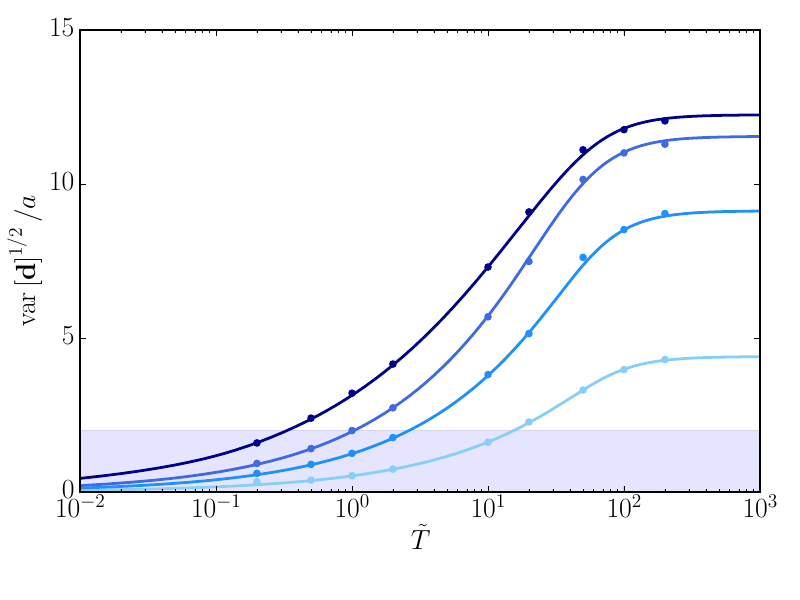

Write the Python code that produced this figure.
import numpy as np
import matplotlib.pyplot as plt
import matplotlib.colors as colors
import matplotlib.colorbar as colorbar
import matplotlib.cm as cmx
from theory import *

fig = plt.figure(0)
plt.rc('text',usetex = True)
font = {'family' : 'sans-serif',
        'serif'  : 'Helvetica',
        'weight' : 'normal',
        'size'   : 20 }
plt.rc('lines', lw=2)
plt.rc('font', **font)

fig.subplots_adjust(left=0.1, right =0.95,\
        bottom=0.18, top =0.95, wspace=0.25)
ax = fig.add_subplot(111)

N = 300
index = np.arange(N)
dataDir = './'

Teff = [1,2,10,20,50,100,200]
pos = [10,50,100,150]
Tlog = np.logspace(-2,3,1000)
cMap = plt.get_cmap('winter')
cNorm = colors.Normalize(vmin = 0, vmax = max(pos))
scalarMap = cmx.ScalarMappable(norm = cNorm, cmap = cMap)
cset = ['LightSkyBlue','DodgerBlue','RoyalBlue','DarkBlue']

# show the paired regime
ax.fill_between(Tlog, 0, 2, \
        facecolor = 'Blue', alpha = 0.1)

for i,c in zip(pos, cset):
    vard = np.array([var_ri(i, N, T) for T in Tlog])
    colorVar = scalarMap.to_rgba(i)
    ax.plot(Tlog,np.sqrt(2*vard), color=c)
    for T in Teff:
        fileName = dataDir + 'MD_N'+str(N)+'_T'+str(T)+'_xyz_varxyz.dat'
        data = np.loadtxt(fileName)
        ax.scatter(T, np.sqrt(2*sum(data[i,3:])), color=c)
    fileName = dataDir + 'MD_N'+str(N)+'_T02_xyz_varxyz.dat'
    data = np.loadtxt(fileName)
    ax.scatter(0.2, np.sqrt(2*sum(data[i,3:])), color=c)
    fileName = dataDir + 'MD_N'+str(N)+'_T05_xyz_varxyz.dat'
    data = np.loadtxt(fileName)
    ax.scatter(0.5, np.sqrt(2*sum(data[i,3:])), color=c)
    

# ax.plot([0.5,0.5],[0,2],'k--')
# fig.text(0.8,0.34, r"$i=10$")
# fig.text(0.8,0.575, r"$i=50$")
# fig.text(0.8,0.70, r"$i=100$")
# fig.text(0.8,0.82, r"$i=150$")
ax.set_xlim([0.01,1000])
ax.set_ylim([0,15])
ax.set_yticks([0,5,10,15])
ax.set_xscale('log')
ax.set_xlabel(r'$\tilde{T}$')
ax.set_ylabel(r"$\mathrm{var}\left[\mathbf{d}\right]^{1/2}/a$")

fig.savefig('paring.pdf')
plt.show()
